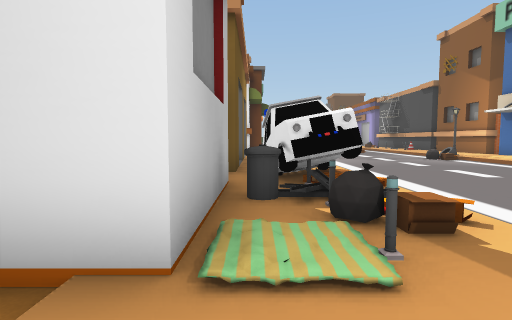
[1] (above)

24 first-person views from a walk through a scene from a Unity 3-D project. The camera is 1.5 m above the floor, tilts 4° down and sees 80° across. The floor is counted in squares, 2 m on a side. Each view is taken from the middle of a square. On the plan, view 1 faces up. The plan holds only what a view shows up to about 10 squares ahead; the rest is blank. The place goes on beyond the plan. The player is left out. Some animated figures are left out. Some surface patterns are stand-ins.

[2]
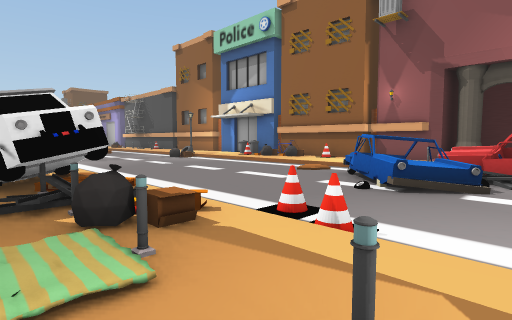

[3]
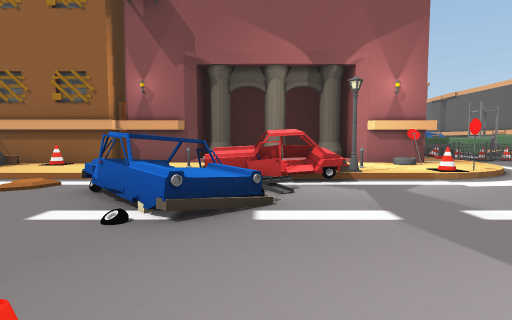

[4]
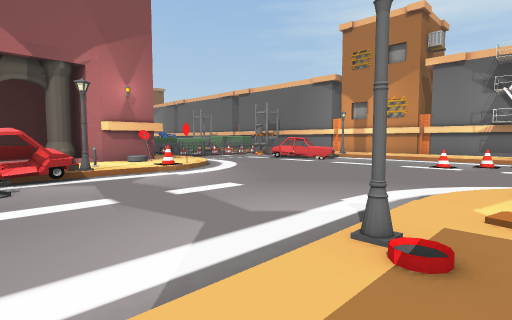

[5]
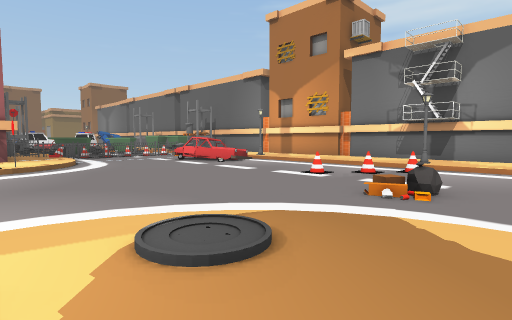

[6]
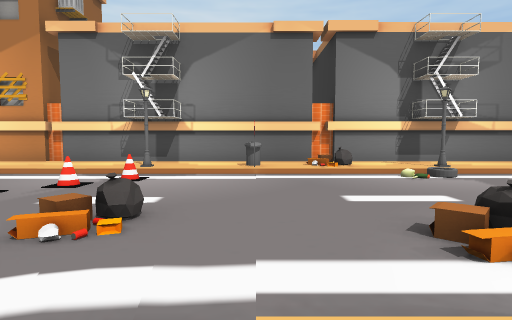

[7]
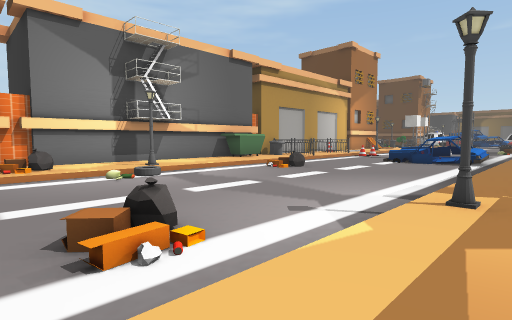

[8]
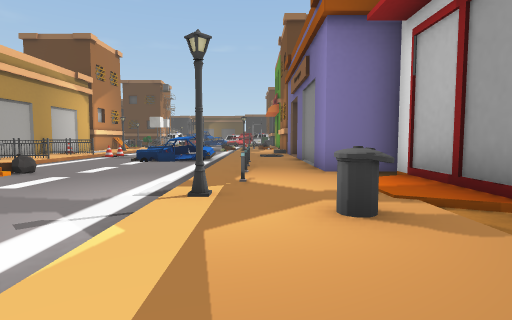

[9]
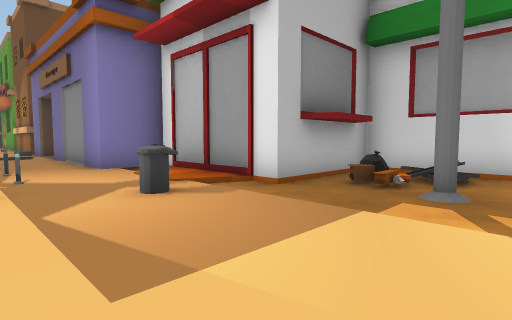

[10]
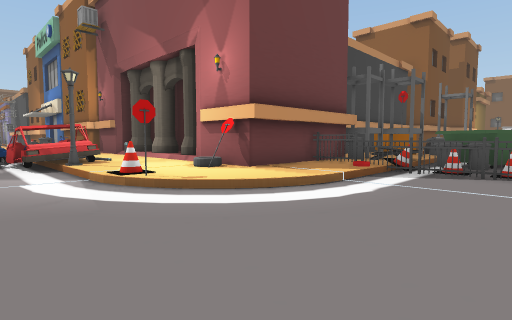

[11]
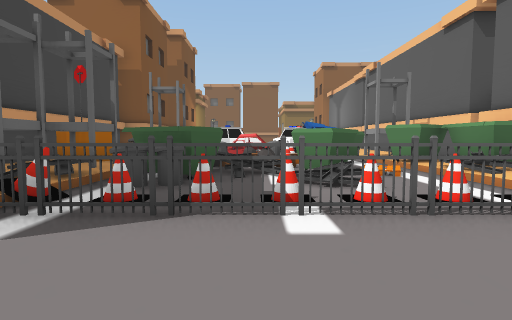

[12]
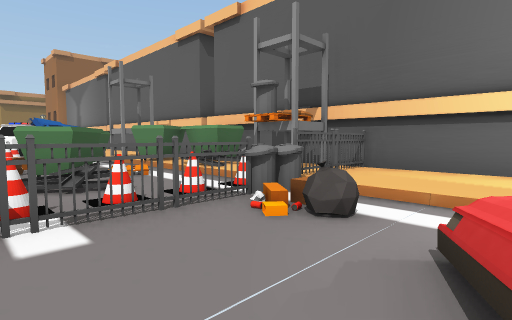

[13]
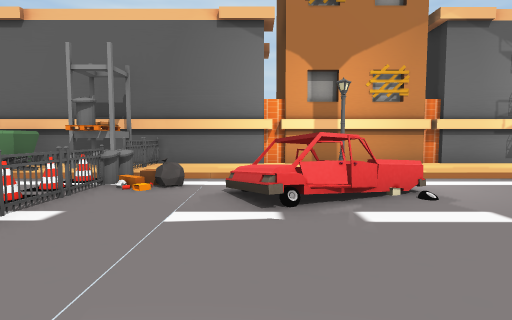

[14]
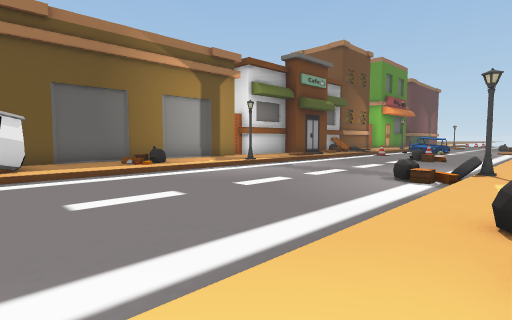

[15]
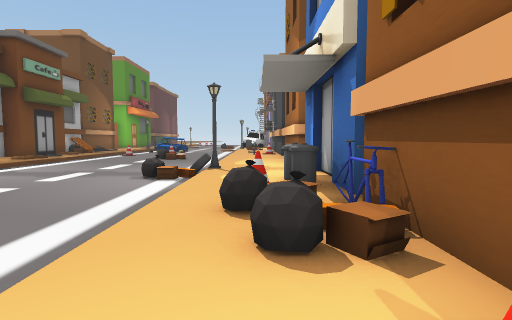

[16]
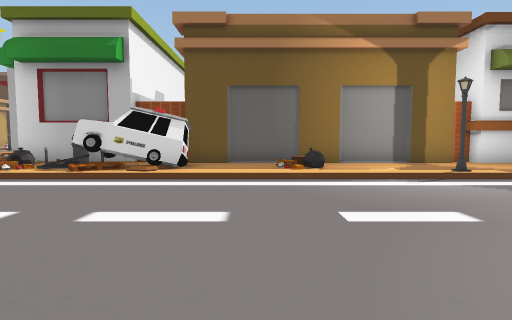

[17]
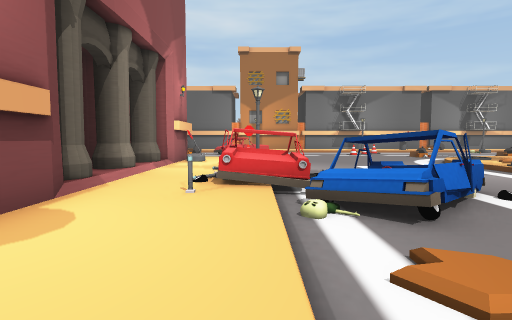

[18]
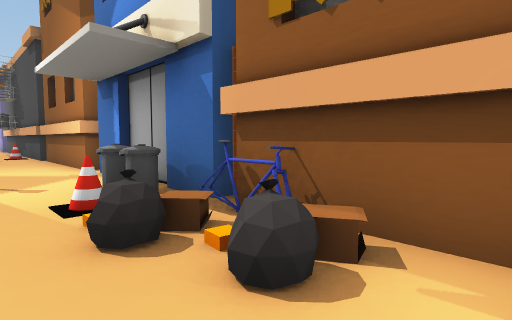

[19]
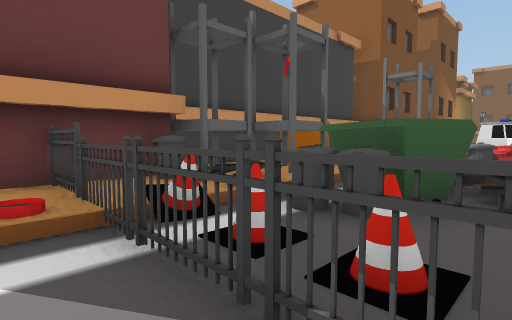

[20]
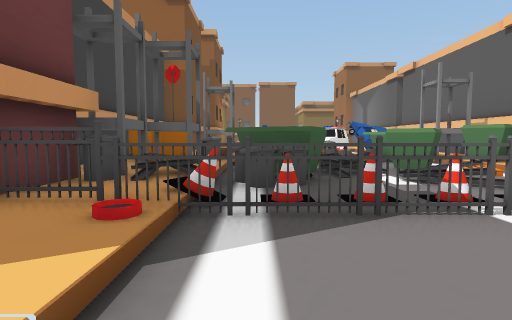

[21]
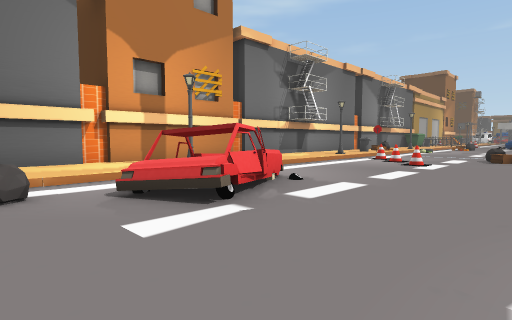

[22]
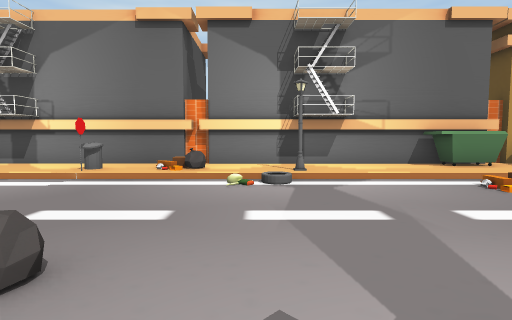

[23]
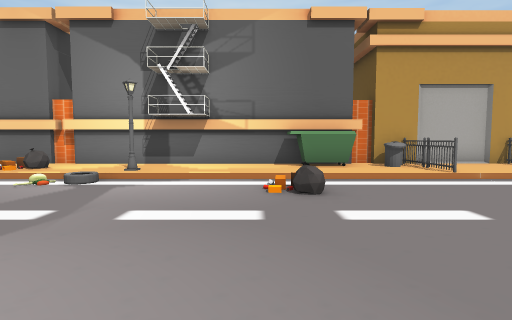

[24]
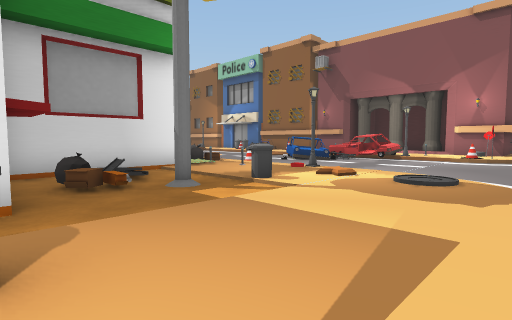

### Floor plan
Key: @ floor where view 1 was taken; # wall or solid block; . main floor; : floor 0.25 m higher than the main floor; + floor 0.5 m higher than the main floor; * floor 0.75 m higher than the main floor; / step, stairs or slope; B building; C car; I bin; P pillar; N cone; S streetlight; G sign; R rack; F fence; U dumpster; A box; Y bicycle; O other object.
Columns run from 13 left of view 1 to 24 right of it. Each row starts with its distance up from view 1.
 16          BBB#:::....../::B
 15             #:::....../::#
 14             B::S......OS:B
 13             B:::.....O/::B
 12             B:::....../:IB
 11             B:::....../NI
 10             B:O:......///#
  9             B:::....../OYB
  8             B:::....../O/B
  7             B:#:......//NB
  6              :C/....../:B
  5             B:C/....///::#
  4             BIC/....O./::B
  3             B:PO...OOO/P:B
  2         BBBBB+P:N.//OCC/:B
  1         B./O/:::...:.CCC:
  0         BO///@P:......C::B B
 -1         B./B/::S.....CS::B B
 -2     BBBBB...I:/:....../O:BBB
 -3 BBBBB/:://///://......///B    BBBBBB
 -4 ::::::::I::::://......NGGBBBIRR:A
 -5 :O:OO:P:::::::/........::::FIIRRAA  R
 -6 ///////S//////..........///FN*RRII  R
 -7 ........../................FNIUU    C
 -8 ..........O................FNIUOOIIO
 -9  .............O............FN.O+OO  CC
-10 .................N.....OO..FN:UU.O OC
-11 ...O/...........N..../OOO..FN.UU UU
-12 .../..../......N......*O..OIN....UU
-13 :::::::S::/:IG:S::::: S::::I::OUUURR
-14 FIU:::::::O::::::::::  ::::FRRUUU RR
-15 F:UUBBBBBB:::::::::::  ::::FRBU  BB
-16 BB       BBBBBBBBBBBBBBBBBB      B
-17 B        B             B

Positions as (right, up) in squares from view 1, and headings:
1: (0, 0), facing up
2: (0, 0), facing up-right
3: (2, 1), facing right
4: (1, 1), facing down-right
5: (-1, -3), facing down-right
6: (-1, -5), facing down
7: (-2, -5), facing down-left
8: (-2, -5), facing left
9: (-1, -6), facing up-left
10: (7, -9), facing up-right
11: (11, -9), facing right
12: (11, -9), facing down-right
13: (11, -6), facing down
14: (10, 6), facing up-left
15: (10, 6), facing up
16: (9, 9), facing left
17: (9, 7), facing down
18: (9, 7), facing up-right
19: (13, -9), facing up-right
20: (11, -7), facing right
21: (13, -7), facing down-left
22: (-5, -6), facing down
23: (-9, -6), facing down
24: (-5, -6), facing up-right
